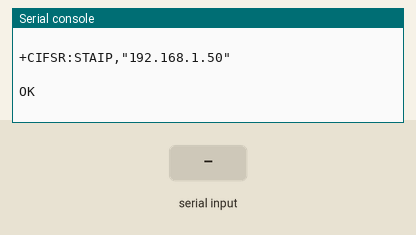
Recording of a program running on a simulated Raspberry Pi Pico running MicroPython. Parts: the last lines printed to the serial console. The test bench sets the inputs (shaded band). The modem accepts every AT command (registered, SIM ready, sends succeed) and sends nothing else.

Above: at 4.2 s.
4.3 s: ",\n" received over the second serial link
At 4.7 s:
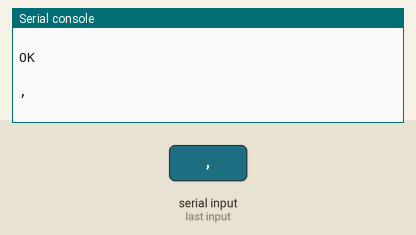
5.8 s: ":\n" received over the second serial link
At 7.0 s:
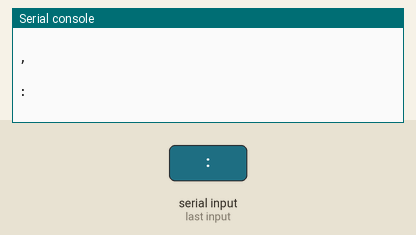

Measured:
- after the input at 4.3 s, the serial console: prints a new line at once (image 1)
- after the input at 5.8 s, the serial console: prints a new line at once (image 2)

The program:

TCP_Server.py
```python
from machine import UART
import utime,time

SSID='***********'
password = '*********'
Port = '8080'

esp_uart = UART(0, 115200)

def esp_sendCMD(cmd,ack,timeout=2000):
    esp_uart.write(cmd+'\r\n')
    i_t = utime.ticks_ms()
    while (utime.ticks_ms() - i_t) < timeout:
        s_get=esp_uart.read()
        if(s_get != None):
            s_get=s_get.decode()
            print(s_get)
            if(s_get.find(ack) >= 0):
                return True
    return False

def esp_sendData(ID,data):
    esp_sendCMD('AT+CIPSEND='+str(ID)+','+str(len(data)),'>')
    esp_uart.write(data)

def esp_ReceiveData():
    s_get=esp_uart.read()
    if(s_get != None):
        s_get=s_get.decode()
        print(s_get)
        if(s_get.find('+IPD') >= 0):
            n1=s_get.find('+IPD,')
            n2=s_get.find(',',n1+5)
            ID=int(s_get[n1+5:n2])
            n3=s_get.find(':')
            s_get=s_get[n3+1:]
            return ID,s_get
    return None,None

# start
esp_uart.write('+++')
time.sleep(1)
if(esp_uart.any()>0):
    esp_uart.read()
esp_sendCMD("AT","OK")
esp_sendCMD("AT+CWMODE=3","OK")
esp_sendCMD("AT+CWJAP=\""+SSID+"\",\""+password+"\"","OK",20000)
esp_sendCMD("AT+CIPMUX=1","OK")
esp_sendCMD("AT+CIPSERVER=1,"+Port,"OK")
esp_sendCMD("AT+CIFSR","OK")

while True:
    ID,s_get=esp_ReceiveData()
    if(ID != None):
        esp_sendData(ID,s_get)
```
